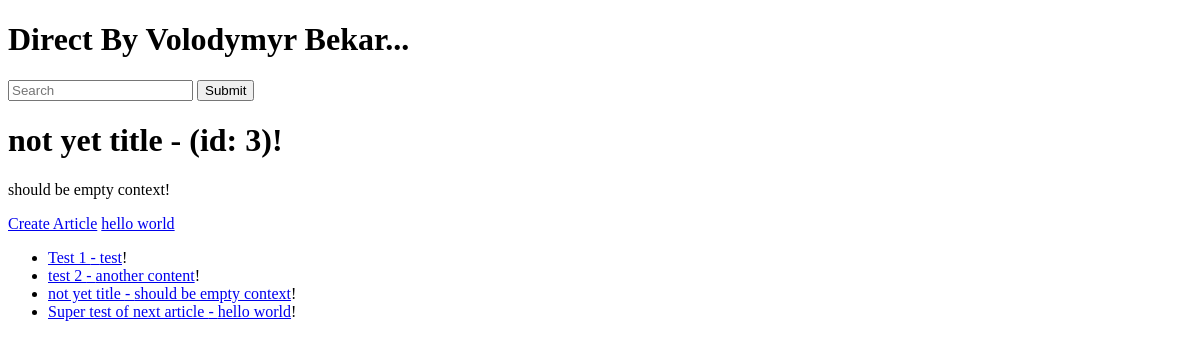
The app's page /, older data.
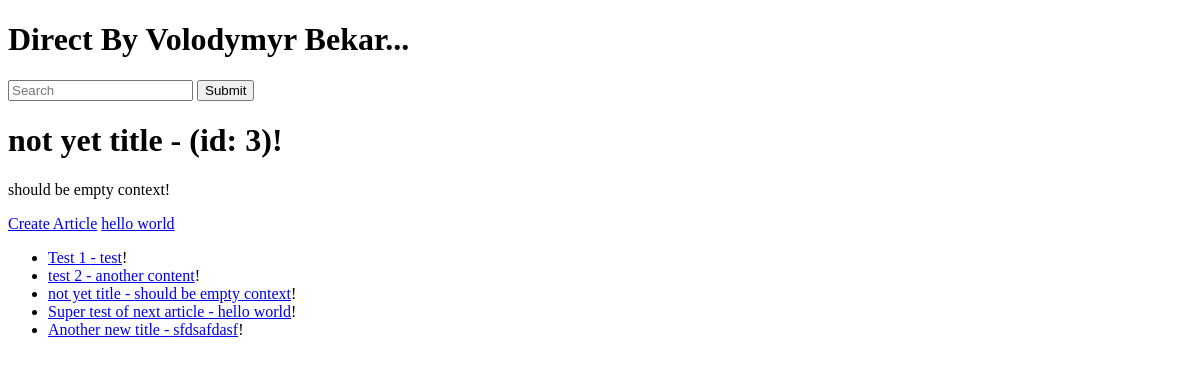
The same page, newer data.
### articles/models.py (models this page shows, shortened)
class Article(models.Model):
    user = models.ForeignKey(User, blank=True, null=True, on_delete=models.SET_NULL)
    title = models.CharField(max_length=120)
    slug = models.SlugField(unique=True, blank=True, null=True)
    content = models.TextField()
    timestamp = models.DateTimeField(auto_now_add=True)
    updated = models.DateTimeField(auto_now=True)
    publish = models.DateField(auto_now_add=False, auto_now=False, null=True, blank=True)
    objects=ArticleManager()
    def get_absolute_url(self):
        return reverse("article-detail", kwargs={"slug": self.slug})

### trydjango/views.py (the view)
# urls.py: path('', home_view),  # index/home
def home_view(request, *args, **kwargs):
    name = 'Jusin'
    random_id = random.randint(1, 4)
    article_obj = Article.objects.get(id=random_id)
    article_queryset = Article.objects.all()
    context = {
        'object_list': article_queryset,
        'object': article_obj,
        'title': article_obj.title,
        'content': article_obj.content,
        'id': article_obj.id
    }
    HTML_STRING = render_to_string("home-view.html", context=context)
    return HttpResponse(HTML_STRING)

### articles/models.py (called while the page is built)
    def get_queryset(self):
        return ArticleQuerySet(self.model, using=self._db)

### templates/home-view.html
{% extends "base.html" %}
{% block content %}
<h1>{{ title }} - (id: {{ id }})!</h1>
<p> {{ content }}!</p>
<a href='{% url "article-create" %}'>Create Article</a>
<a href='{% url "article-detail" slug="hello-world" %}'>hello world</a>
<ul>
    {% for x in object_list %}
        {% if x.title %}
            <li><a href='{{ x.get_absolute_url }}'>{{ x.title }} - {{ x.content }}</a>!</li>
        {% endif %}
    {% endfor%}
</ul>
{% endblock content %}

Row changes from the older to the newer data that the page shows:
added Article: title "Another new title", content "sfdsafdasf"
